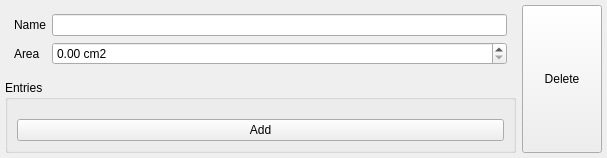
<?xml version="1.0" encoding="UTF-8"?>
<ui version="4.0">
 <class>CEDataSetForm</class>
 <widget class="QWidget" name="CEDataSetForm">
  <property name="geometry">
   <rect>
    <x>0</x>
    <y>0</y>
    <width>607</width>
    <height>158</height>
   </rect>
  </property>
  <property name="sizePolicy">
   <sizepolicy hsizetype="Preferred" vsizetype="Fixed">
    <horstretch>0</horstretch>
    <verstretch>0</verstretch>
   </sizepolicy>
  </property>
  <property name="windowTitle">
   <string>Form</string>
  </property>
  <layout class="QVBoxLayout" name="verticalLayout">
   <property name="spacing">
    <number>0</number>
   </property>
   <property name="leftMargin">
    <number>0</number>
   </property>
   <property name="topMargin">
    <number>0</number>
   </property>
   <property name="rightMargin">
    <number>0</number>
   </property>
   <property name="bottomMargin">
    <number>0</number>
   </property>
   <item>
    <widget class="QFrame" name="CEDataSetFormFrame">
     <layout class="QHBoxLayout" name="horizontalLayout">
      <property name="leftMargin">
       <number>5</number>
      </property>
      <property name="topMargin">
       <number>5</number>
      </property>
      <property name="rightMargin">
       <number>5</number>
      </property>
      <property name="bottomMargin">
       <number>5</number>
      </property>
      <item>
       <widget class="QWidget" name="widget_2" native="true">
        <property name="sizePolicy">
         <sizepolicy hsizetype="Expanding" vsizetype="Preferred">
          <horstretch>0</horstretch>
          <verstretch>0</verstretch>
         </sizepolicy>
        </property>
        <layout class="QVBoxLayout" name="verticalLayout_4">
         <property name="leftMargin">
          <number>0</number>
         </property>
         <property name="topMargin">
          <number>0</number>
         </property>
         <property name="rightMargin">
          <number>0</number>
         </property>
         <property name="bottomMargin">
          <number>0</number>
         </property>
         <item>
          <widget class="QWidget" name="widget" native="true">
           <layout class="QFormLayout" name="formLayout">
            <item row="0" column="0">
             <widget class="QLabel" name="nameLabel">
              <property name="text">
               <string>Name</string>
              </property>
             </widget>
            </item>
            <item row="0" column="1">
             <widget class="QLineEdit" name="nameField">
              <property name="text">
               <string/>
              </property>
             </widget>
            </item>
            <item row="1" column="0">
             <widget class="QLabel" name="areaLabel">
              <property name="text">
               <string>Area</string>
              </property>
             </widget>
            </item>
            <item row="1" column="1">
             <widget class="QDoubleSpinBox" name="areaField">
              <property name="suffix">
               <string> cm2</string>
              </property>
              <property name="maximum">
               <double>2147483647.000000000000000</double>
              </property>
             </widget>
            </item>
           </layout>
          </widget>
         </item>
         <item>
          <widget class="QGroupBox" name="groupBox">
           <property name="sizePolicy">
            <sizepolicy hsizetype="Preferred" vsizetype="Expanding">
             <horstretch>0</horstretch>
             <verstretch>0</verstretch>
            </sizepolicy>
           </property>
           <property name="title">
            <string>Entries</string>
           </property>
           <layout class="QVBoxLayout" name="verticalLayout_2">
            <item>
             <widget class="QWidget" name="entriesArea" native="true">
              <layout class="QVBoxLayout" name="verticalLayout_3">
               <property name="leftMargin">
                <number>0</number>
               </property>
               <property name="topMargin">
                <number>0</number>
               </property>
               <property name="rightMargin">
                <number>0</number>
               </property>
               <property name="bottomMargin">
                <number>0</number>
               </property>
              </layout>
             </widget>
            </item>
            <item>
             <widget class="QPushButton" name="addEntryBtn">
              <property name="text">
               <string>Add</string>
              </property>
             </widget>
            </item>
           </layout>
          </widget>
         </item>
        </layout>
       </widget>
      </item>
      <item>
       <widget class="QPushButton" name="delBtn">
        <property name="sizePolicy">
         <sizepolicy hsizetype="Minimum" vsizetype="Expanding">
          <horstretch>0</horstretch>
          <verstretch>0</verstretch>
         </sizepolicy>
        </property>
        <property name="text">
         <string>Delete</string>
        </property>
       </widget>
      </item>
     </layout>
    </widget>
   </item>
  </layout>
 </widget>
 <resources/>
 <connections/>
</ui>
